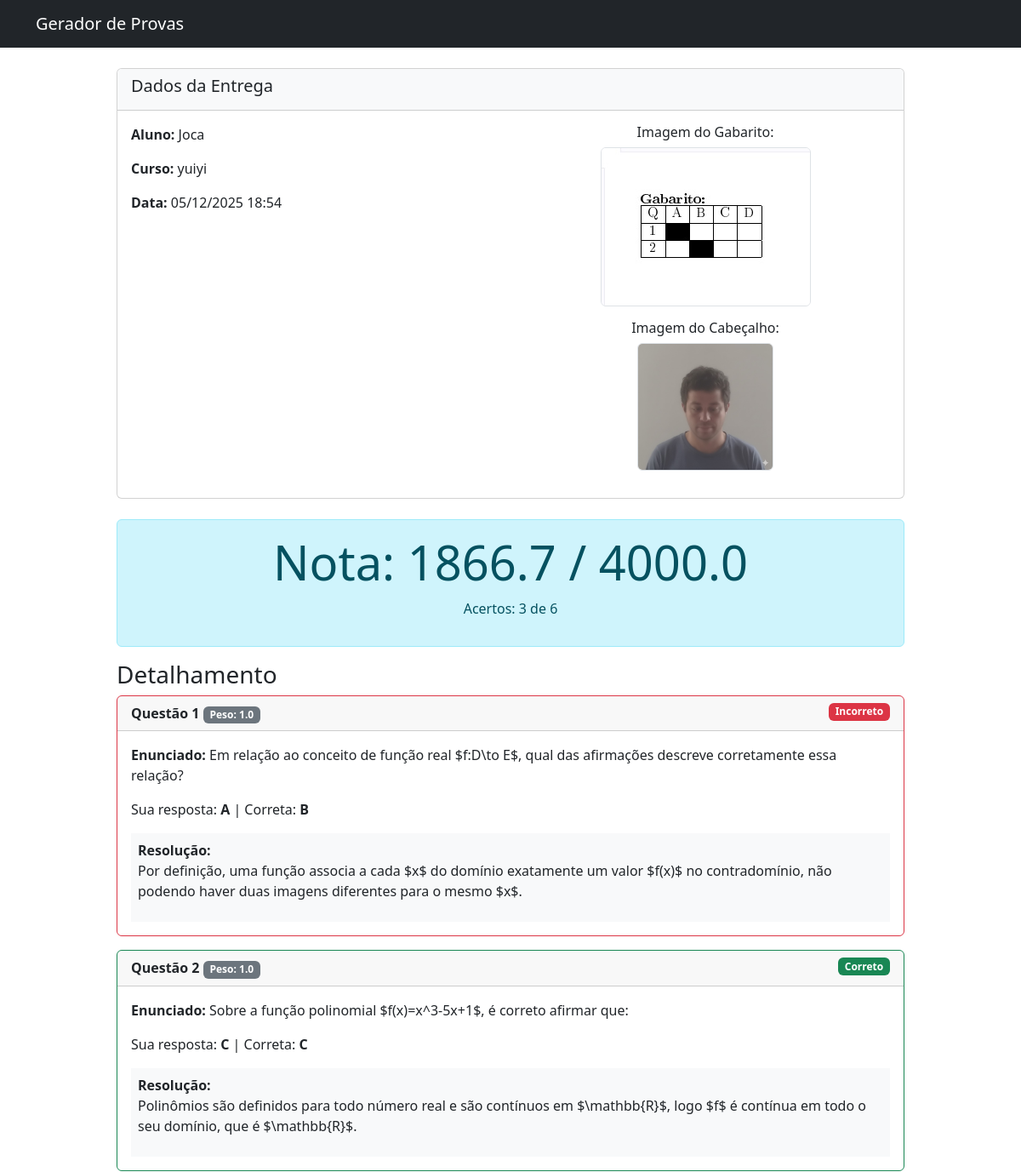
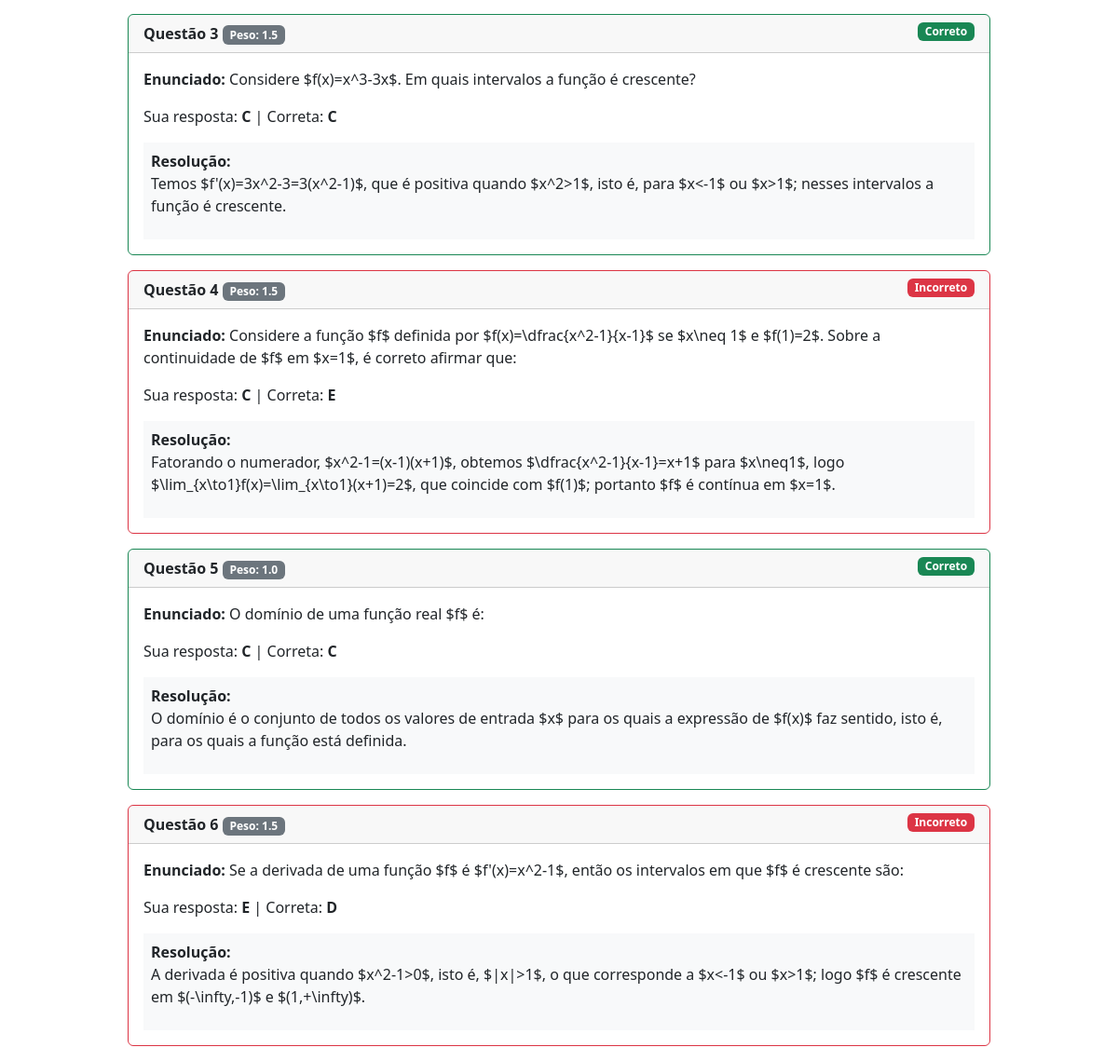
/student/b9a95835-5c51-4631-887c-fc9e3603d4c9, run on the app's committed database (2 pictures, top to bottom).
### models.py (models this page shows)
class StudentSubmission(db.Model):
    id = db.Column(db.Integer, primary_key=True)
    exam_version_id = db.Column(db.Integer, db.ForeignKey('exam_version.id'), nullable=False)
    student_name = db.Column(db.String(100), nullable=False)
    student_course = db.Column(db.String(100), nullable=False)
    submission_date = db.Column(db.DateTime, default=datetime.utcnow)
    image_path = db.Column(db.String(200))
    header_image_path = db.Column(db.String(200)) # Path to header image
    answers = db.Column(db.Text) # JSON string of answers
    score = db.Column(db.Float)
    total_questions = db.Column(db.Integer)
    version = db.relationship('ExamVersion', backref='submissions')

class Exam(db.Model):
    id = db.Column(db.Integer, primary_key=True)
    title = db.Column(db.String(100), nullable=False)
    date = db.Column(db.String(20), nullable=False)
    course = db.Column(db.String(100), nullable=True) # Deprecated, keeping for migration
    course_id = db.Column(db.Integer, db.ForeignKey('course.id'), nullable=True) # Nullable for now until migration
    show_resolution = db.Column(db.Boolean, default=True, nullable=False)
    max_grade = db.Column(db.Float, default=10.0, nullable=False)
    course_rel = db.relationship('Course', backref='exams')
    versions = db.relationship('ExamVersion', backref='exam', lazy=True)

class Question(db.Model):
    id = db.Column(db.Integer, primary_key=True)
    category_id = db.Column(db.Integer, db.ForeignKey('category.id'), nullable=False)
    statement = db.Column(db.Text, nullable=False)  # LaTeX
    alt_a = db.Column(db.Text, nullable=False)
    alt_b = db.Column(db.Text, nullable=False)
    alt_c = db.Column(db.Text, nullable=False)
    alt_d = db.Column(db.Text, nullable=False)
    alt_e = db.Column(db.Text) # Nullable, as it depends on num_alternatives
    num_alternatives = db.Column(db.Integer, default=4, nullable=False)
    correct = db.Column(db.String(1), nullable=False) # 'A', 'B', 'C', 'D', 'E'
    resolution = db.Column(db.Text) # LaTeX
    comment = db.Column(db.Text) # Internal comment/notes
    weight = db.Column(db.Float, default=1.0, nullable=False)
    difficulty = db.Column(db.String(20), default='Médio', nullable=False) # 'Fácil', 'Médio', 'Difícil'
    tags = db.Column(db.Text, default='') # Comma-separated tags
    category = db.relationship('Category', backref=db.backref('questions', lazy=True))

### routes/student.py (the view, shortened to what this page needs)
@bp.route('/<unique_code>', methods=['GET', 'POST'])
def upload_answers(unique_code):
    version = ExamVersion.query.filter_by(unique_code=unique_code).first_or_404()
    exam = version.exam
    detected_answers = {}
    existing_submission = StudentSubmission.query.filter_by(exam_version_id=version.id).first()
    if existing_submission:
        answers_dict = json.loads(existing_submission.answers)
        results = []
        exam_questions = sorted(version.questions, key=lambda x: x.question_number)
        score = 0
        total = 0
        total_weight = 0.0
        earned_weight = 0.0
        for eq in exam_questions:
            student_answer = answers_dict.get(str(eq.question_number))
            is_correct = False
            q_weight = eq.question.weight if eq.question and eq.question.weight is not None else 1.0
            total_weight += q_weight
            if student_answer and student_answer == eq.correct_option_char:
                score += 1
                earned_weight += q_weight
                is_correct = True
            question_statement = "QUESTÃO DELETADA"
            question_resolution = "N/A"
            if eq.question:
                question_statement = eq.question.statement
                question_resolution = eq.question.resolution
            results.append({
                'number': eq.question_number,
                'statement': question_statement,
                'student_answer': student_answer if student_answer else "N/A",
                'correct_answer': eq.correct_option_char,
                'is_correct': is_correct,
                'resolution': question_resolution,
                'weight': q_weight
            })
            total += 1
        max_grade = exam.max_grade if exam.max_grade else 10.0
        final_grade = (earned_weight / total_weight) * max_grade if total_weight > 0 else 0
        return render_template('student/result.html',
                               exam=exam,
                               version=version,
                               score=score,
                               total=total,
                               final_grade=final_grade,
                               results=results,
                               submission=existing_submission)

### templates/student/result.html
{% extends 'base.html' %}
{% block content %}
<div class="row justify-content-center">
    <div class="col-md-10">
        {% if submission %}
        <div class="card mb-4">
            <div class="card-header bg-light">
                <h5>Dados da Entrega</h5>
            </div>
            <div class="card-body">
                <div class="row">
                    <div class="col-md-6">
                        <p><strong>Aluno:</strong> {{ submission.student_name }}</p>
                        <p><strong>Curso:</strong> {{ submission.student_course }}</p>
                        <p><strong>Data:</strong> {{ submission.submission_date.strftime('%d/%m/%Y %H:%M') }}</p>
                    </div>
                    {% if submission.image_path %}
                    <div class="col-md-6 text-center">
                        <div class="mb-3">
                            <h6>Imagem do Gabarito:</h6>
                            <img src="{{ url_for('static', filename='uploads/' + submission.image_path) }}"
                                class="img-fluid border rounded" style="max-height: 200px;" alt="Gabarito">
                        </div>
                        {% if submission.header_image_path %}
                        <div class="mb-3">
                            <h6>Imagem do Cabeçalho:</h6>
                            <img src="{{ url_for('static', filename='uploads/' + submission.header_image_path) }}"
                                class="img-fluid border rounded" style="max-height: 150px;" alt="Cabeçalho">
                        </div>
                        {% endif %}
                    </div>
                    {% endif %}
                </div>
            </div>
        </div>
        {% endif %}
        <div class="alert alert-info text-center">
            <h1 class="display-4">Nota: {{ "%.1f"|format(final_grade) }} / {{ "%.1f"|format(exam.max_grade if
                exam.max_grade else 10.0) }}</h1>
            <p>Acertos: {{ score }} de {{ total }}</p>
        </div>
        {% if exam.show_resolution %}
        <h3>Detalhamento</h3>
        {% for res in results %}
        <div class="card mb-3 border-{{ 'success' if res.is_correct else 'danger' }}">
            <div class="card-header">
                <strong>Questão {{ res.number }}</strong> <span class="badge bg-secondary">Peso: {{ res.weight }}</span>
                {% if res.is_correct %}
                <span class="badge bg-success float-end">Correto</span>
                {% else %}
                <span class="badge bg-danger float-end">Incorreto</span>
                {% endif %}
            </div>
            <div class="card-body">
                <p><strong>Enunciado:</strong> {{ res.statement }}</p>
                <p>Sua resposta: <strong>{{ res.student_answer }}</strong> | Correta: <strong>{{ res.correct_answer
                        }}</strong></p>
                {% if res.resolution %}
                <div class="mt-3 p-2 bg-light">
                    <strong>Resolução:</strong>
                    <p>{{ res.resolution }}</p>
                </div>
                {% endif %}
            </div>
        </div>
        {% endfor %}
        {% else %}
        <div class="alert alert-warning text-center mt-4">
            <h4>A resolução desta prova ainda não foi disponibilizada.</h4>
            <p>Entre em contato com o professor para mais informações.</p>
        </div>
        {% endif %}
    </div>
</div>
{% endblock %}

### data on the page
StudentSubmission: student_name "Joca", student_course "yuiyi", submission_date "05/12/2025 18:54", image_path (picture), header_image_path (picture)
Exam: max_grade "4000.0"
Question: number "1", weight "1.0", shows "Incorreto", statement "Em relação ao conceito de função real $f:D\\to E$, qual das afirmações descreve corretamente essa relação?", student_answer "A", correct_answer "B", resolution "Por definição, uma função associa a cada $x$ do domínio exatamente um valor $f(x)$ no contradomínio, não podendo haver duas imagens diferentes para o mesmo $x$."
Question: number "2", weight "1.0", shows "Correto", statement "Sobre a função polinomial $f(x)=x^3-5x+1$, é correto afirmar que:", student_answer "C", correct_answer "C", resolution "Polinômios são definidos para todo número real e são contínuos em $\\mathbb{R}$, logo $f$ é contínua em todo o seu domínio, que é $\\mathbb{R}$."
Question: number "3", weight "1.5", shows "Correto", statement "Considere $f(x)=x^3-3x$. Em quais intervalos a função é crescente?", student_answer "C", correct_answer "C", resolution "Temos $f'(x)=3x^2-3=3(x^2-1)$, que é positiva quando $x^2>1$, isto é, para $x<-1$ ou $x>1$; nesses intervalos a função é crescente."
Question: number "4", weight "1.5", shows "Incorreto", statement "Considere a função $f$ definida por $f(x)=\\dfrac{x^2-1}{x-1}$ se $x\\neq 1$ e $f(1)=2$. Sobre a continuidade de $f$ em $x=1$, é correto afirmar que:", student_answer "C", correct_answer "E", resolution "Fatorando o numerador, $x^2-1=(x-1)(x+1)$, obtemos $\\dfrac{x^2-1}{x-1}=x+1$ para $x\\neq1$, logo $\\lim_{x\\to1}f(x)=\\lim_{x\\to1}(x+1)=2$, que coincide com $f(1)$; portanto $f$ é contínua em $x=1$."
Question: number "5", weight "1.0", shows "Correto", statement "O domínio de uma função real $f$ é:", student_answer "C", correct_answer "C", resolution "O domínio é o conjunto de todos os valores de entrada $x$ para os quais a expressão de $f(x)$ faz sentido, isto é, para os quais a função está definida."
Question: number "6", weight "1.5", shows "Incorreto", statement "Se a derivada de uma função $f$ é $f'(x)=x^2-1$, então os intervalos em que $f$ é crescente são:", student_answer "E", correct_answer "D", resolution "A derivada é positiva quando $x^2-1>0$, isto é, $|x|>1$, o que corresponde a $x<-1$ ou $x>1$; logo $f$ é crescente em $(-\\infty,-1)$ e $(1,+\\infty)$."

### other printed values
{{ "%.1f"|format(final_grade) }} "1866.7"
{{ score }} "3"
{{ total }} "6"
